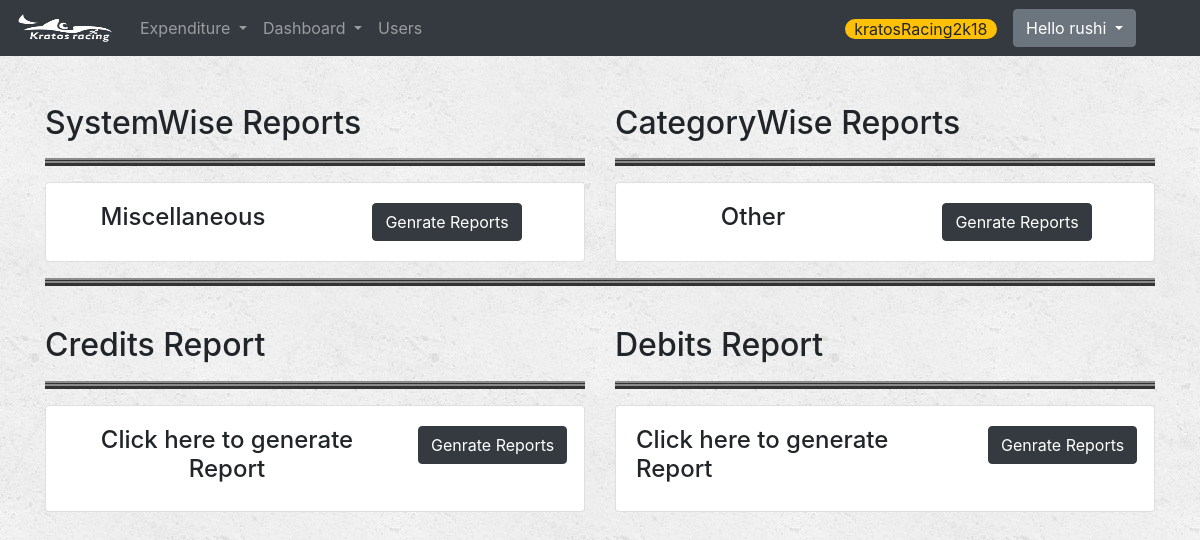
Page /reports/ (signed in) on the earlier database version.
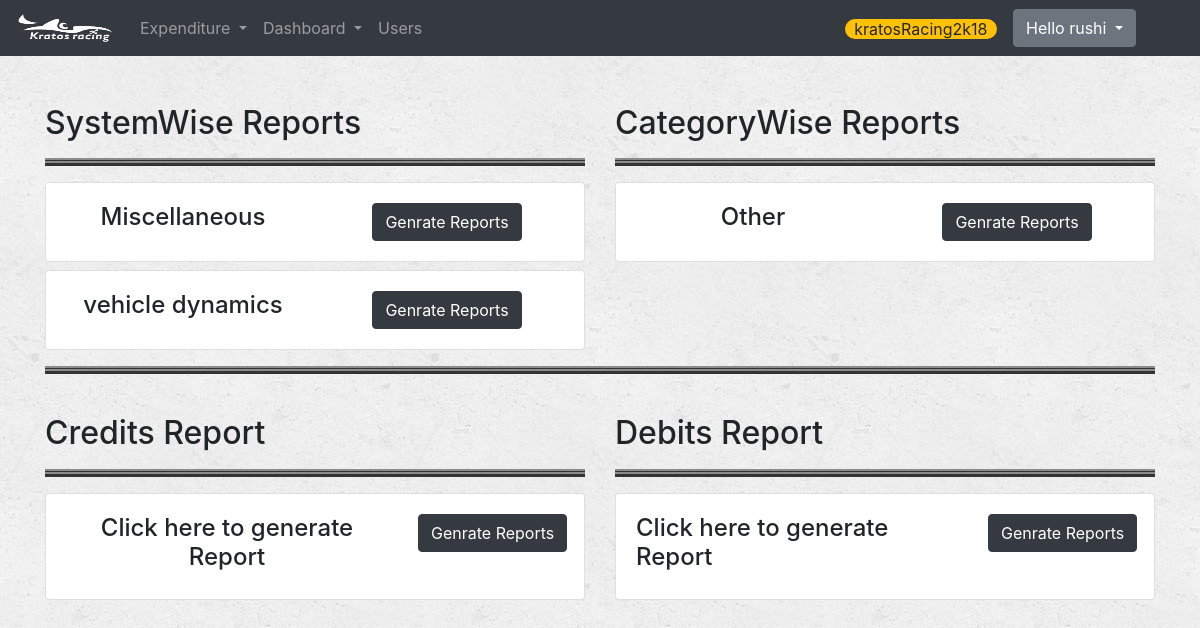
Same page on the later database version.
### Expenditure/models.py (models this page shows)
class System(models.Model):
    system_name=models.CharField(max_length=16,unique=True)
    def __str__(self):
        return self.system_name

class Category(models.Model):
    category_name=models.CharField(max_length=16,unique=True)
    def __str__(self):
        return self.category_name

### Expenditure/views.py (the view)
# urls.py: url(r'^reports/$', views.reports,name='reports'),
def reports(request):
    if request.user.is_authenticated():
        event_obj = Event.objects.all()
        subevent_obj = SubEvent.objects.all()
        system_obj = System.objects.all()
        category_obj = Category.objects.all()
        if not event_obj or not subevent_obj or not system_obj or not category_obj:  # means is no event is created yet
            return redirect('Expenditure:account')
        systems=System.objects.all()
        categories=Category.objects.all()
        context={
            "systems":systems,
            "categories":categories,
            "ongoing_event": Variables.objects.get(name="ongoing_event"),
        }
        return render(request, 'Expenditure/reports.html',context)
    else:
        return render(request, 'Expenditure/login.html')

### Expenditure/templates/Expenditure/reports.html (shortened to what this page needs)
{% extends 'Expenditure/base.html' %}
{% block body %}
{% load staticfiles %}
<div class="container mt-4">
    <div class="row">
        <div class="col-md-6">
            <h2 class="mt-4">SystemWise Reports</h2>
            <hr>
            {% for system in systems %}
            <div class="card mt-2">
                <div class="card-body">
                    <div class="row">
                        <div class="col-md-6 text-center">
                            <h4>{{system}}</h4>
                        </div>
                        <div class="col-md-6 text-center">
                            <form>
                                <input type="button" value="Genrate Reports" class="btn btn-dark"
                                       onclick="window.location.href='{% url 'Expenditure:report_result' 'systemwise' system.system_name %}'" />
                            </form>
                        </div>
                    </div>
                </div>
            </div>
            {% endfor %}
        </div>
        <div class="col-md-6">
            <h2 class="mt-4">CategoryWise Reports</h2>
            <hr>
            {% for category in categories %}
            <div class="card mt-2">
                <div class="card-body">
                    <div class="row">
                        <div class="col-md-6 text-center">
                            <h4>{{category}}</h4>
                        </div>
                        <div class="col-md-6 text-center">
                            <form>
                                <input type="button" value="Genrate Reports" class="btn btn-dark"
                                 onclick="window.location.href='{% url 'Expenditure:report_result' 'categorywise' category.category_name %}'" />
                            </form>
                        </div>
                    </div>
                </div>
            </div>
            {% endfor %}
        </div>
    </div>
    <hr>
    <div class="row">
        <div class="col-md-6">
            <h2 class="mt-4">Credits Report</h2>
            <hr>
            <div class="card mt-2">
                <div class="card-body">
                    <div class="row">
                        <div class="col-md-8 text-center">
                            <h4>Click here to generate Report</h4>
                        </div>
                        <div class="col-md-4 text-center">
                            <form>
                                <input type="button" value="Genrate Reports" class="btn btn-dark"
                                       onclick="window.location.href='{% url 'Expenditure:report_result' 'credits' 'all' %}'" />
                            </form>
                        </div>
                    </div>
                </div>
            </div>
        </div>
        <div class="col-md-6">
            <h2 class="mt-4">Debits Report</h2>
            <hr>
            <div class="card mt-2">
                <div class="card-body">
                    <div class="row">
                        <div class="col-md-8">
                            <h4>Click here to generate Report</h4>
                        </div>
                        <div class="col-md-4 text-center">
                            <form>
                                <input type="button" value="Genrate Reports" class="btn btn-dark"
                                       onclick="window.location.href='{% url 'Expenditure:report_result' 'debits' 'all' %}'" />
                            </form>
                        </div>
                    </div>
                </div>
            </div>
        </div>
    </div>
    <br>
</div>
{% endblock %}

Differences in the rows shown:
added System: system_name "vehicle dynamics", system_name "Genrate Reports"
